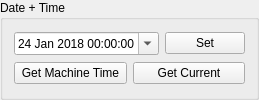
             <widget class="QGroupBox" name="groupDateTime">
              <property name="title">
               <string>Date + Time</string>
              </property>
              <layout class="QVBoxLayout" name="layoutTimeControls">
               <property name="spacing">
                <number>6</number>
               </property>
               <item>
                <layout class="QHBoxLayout" name="layoutTimeSet">
                 <property name="spacing">
                  <number>6</number>
                 </property>
                 <property name="topMargin">
                  <number>0</number>
                 </property>
                 <item>
                  <widget class="QDateTimeEdit" name="dateTimeEdit">
                   <property name="toolTipDuration">
                    <number>0</number>
                   </property>
                   <property name="inputMethodHints">
                    <set>Qt::ImhDate|Qt::ImhPreferNumbers|Qt::ImhTime</set>
                   </property>
                   <property name="dateTime">
                    <datetime>
                     <hour>0</hour>
                     <minute>0</minute>
                     <second>0</second>
                     <year>2018</year>
                     <month>1</month>
                     <day>24</day>
                    </datetime>
                   </property>
                   <property name="date">
                    <date>
                     <year>2018</year>
                     <month>1</month>
                     <day>24</day>
                    </date>
                   </property>
                   <property name="calendarPopup">
                    <bool>true</bool>
                   </property>
                  </widget>
                 </item>
                 <item>
                  <widget class="QPushButton" name="buttonUpdateMachineTime">
                   <property name="text">
                    <string>Set</string>
                   </property>
                  </widget>
                 </item>
                </layout>
               </item>
               <item>
                <layout class="QHBoxLayout" name="layoutTimeButtons">
                 <property name="topMargin">
                  <number>0</number>
                 </property>
                 <item>
                  <widget class="QPushButton" name="buttonGetMachineTime">
                   <property name="text">
                    <string>Get Machine Time</string>
                   </property>
                  </widget>
                 </item>
                 <item>
                  <widget class="QPushButton" name="buttonGetCurrentTime">
                   <property name="text">
                    <string>Get Current</string>
                   </property>
                  </widget>
                 </item>
                </layout>
               </item>
              </layout>
             </widget>
